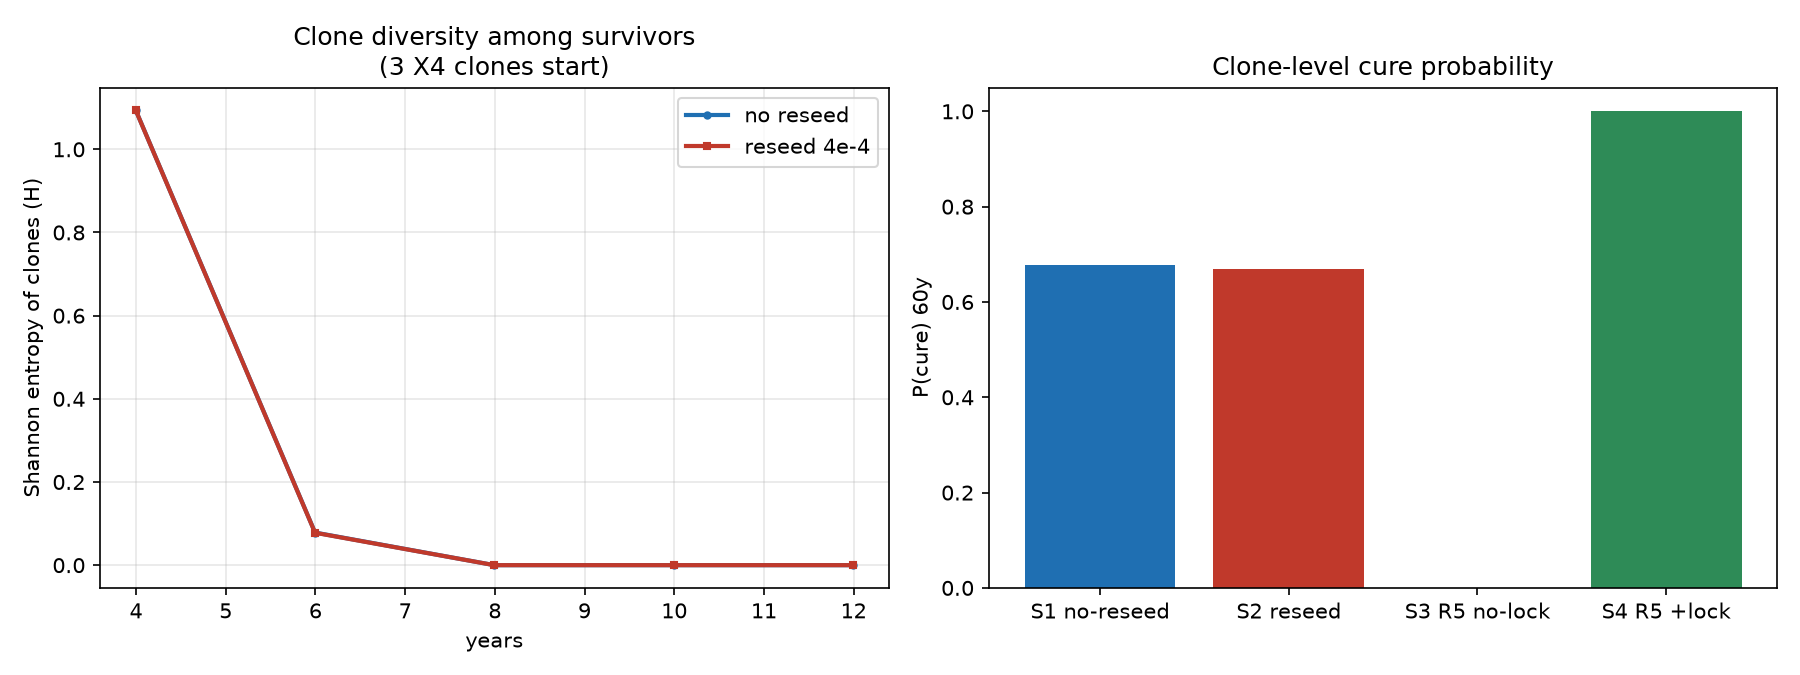

Here is the Python script that generated this plot:
"""clones.py — clone-level stochastic reservoir dynamics.

The survival question isn't just "how many cells" but "how many distinct
clonal proviruses" — and critically whether a reactivation burst can RE-SEED
new latent clones (the "reservoir feeds itself" persistence loop).

Each surviving latent cell belongs to a clone (one integration event). Daily:
  reactivate (removed; if resettable viremia exists, with prob f_reseed the
              burst seeds a NEW clone),
  die, or divide (clone grows, stays same clone).
Strains R5/X4 tracked separately; CCR5 knockout blocks R5 reactivation spread.

Deliverables:
  S1 3 X4 clones x1 cell, no reseed          -> P(cure) ~ baseline die-roll
  S2 same, WITH reseed 4e-4 / reactivation   -> persistence loop appears
  S3 40 R5 clones x5 cells, no CCR5          -> R5 bombs, P(cure) low
  S4 40 R5 clones x5 cells, CCR5 locked      -> R5 neutered, HIGHLY cured
  + diversity (Shannon entropy over clones) trajectory for S1 vs S2.
"""
import warnings, time
import numpy as np
warnings.filterwarnings("ignore")
from model import P
from stoch_tail import R0_strain
import matplotlib; matplotlib.use("Agg")
import matplotlib.pyplot as plt

Y = 365.25

def clone_sim(sizes5, sizes4, w, art_until=1460.0, t0=1460.0,
              ccr5_eff=0.0, f_reseed=0.0, R=1500, horizon=60*Y, seed=9):
    """MC over R trajectories of clone-structured reservoirs.

    sizes5/sizes4: (list of clone sizes) per strain, per initial trajectory.
    Returns (P_cure, meanH_t) where H_t = Shannon entropy of clone sizes
    averaged over live trajectories at sampled years.
    """
    rng = np.random.default_rng(seed)
    a0, d_l, rho = w["a0"], w["d_l"], w["rho"]
    p_r, p_d, p_div = 1-np.exp(-a0), 1-np.exp(-d_l), 1-np.exp(-rho)
    R05 = R0_strain(w, 1.0, ccr5_eff)
    R04 = R0_strain(w, w["rho4"], 0.0)
    p5t = 1 - 1/max(R05, 1.0) if R05 > 1 else 0.0
    p4t = 1 - 1/max(R04, 1.0) if R04 > 1 else 0.0

    # per trajectory: row = (clone_id, size, strain) simulation via compact
    # representation: for each trajectory keep two lists of clone sizes
    traj = []
    for _ in range(R):
        c5 = list(sizes5); c4 = list(sizes4)
        traj.append((c5, c4))
    live = np.ones(R, dtype=bool)
    cured = np.zeros(R, dtype=bool)
    t = float(t0)
    stem = []; H = []
    n_clone_max = 0   # global clone id counter (for reseeded clones)
    while t < horizon and live.any():
        spread = t >= art_until
        for i in np.where(live)[0]:
            c5, c4 = traj[i]
            for lst, strain, pt in ((c5, "5", p5t), (c4, "4", p4t)):
                n = len(lst)
                if n == 0 or sum(lst) == 0:
                    lst[:] = []
                    continue
                total = sum(lst)
                # reactivations and remove from specific clones (multinomial)
                r = int(rng.binomial(total, p_r))
                if r:
                    alloc = rng.multinomial(r, np.array(lst)/total)
                    nlst = [max(lst[k]-alloc[k], 0) for k in range(n)]
                    lst[:] = [s for s in nlst if s > 0]
                    # takeoff if this strain can spread (relapse -> kill traj)
                    if spread and pt > 0:
                        if rng.random() < (1-(1-pt)**r):
                            live[i] = False
                            lst[:] = []; c4[:] = []
                            continue
                    # reseeding: fresh integration sites from the burst
                    if f_reseed > 0 and rng.random() < (1-(1-f_reseed)**r):
                        lst.append(1)                 # brand-new clone
            # deaths (multinomial across clones, no strain change)
            for lst in (c5, c4):
                if not lst: continue
                n = len(lst); total = sum(lst)
                if total == 0:
                    lst[:] = []
                    continue
                dd = int(rng.binomial(total, p_d))
                if dd:
                    alloc = rng.multinomial(dd, np.array(lst)/total)
                    nlst = [max(lst[k]-alloc[k], 0) for k in range(n)]
                    lst[:] = [s for s in nlst if s > 0]
            # divisions (within clone: binomial per clone)
            for lst in (c5, c4):
                nb = len(lst)
                if nb == 0: continue
                add = rng.binomial(np.array(lst, dtype=np.int64), p_div)
                for k in range(nb):
                    lst[k] += int(add[k])
        # extinction within live trajectories
        for i in np.where(live)[0]:
            c5, c4 = traj[i]
            if not c5 and not c4:
                cured[i] = True; live[i] = False
        # sample entropy every ~2 years
        if int(t) % int(2*Y) == 0 and live.any():
            Hs = []
            for i in np.where(live)[0]:
                sizes = traj[i][0] + traj[i][1]
                tot = sum(sizes)
                if tot > 0:
                    pks = np.array(sizes)/tot
                    Hs.append(-(pks*np.log(pks)).sum())
            stem.append(t/Y); H.append(np.mean(Hs) if Hs else 0.0)
        t += 1.0
    H_t = (np.array(stem), np.array(H))
    return cured.sum()/R, H_t

def main():
    w = dict(P)
    print("clone-level stochastic dynamics (median world)")
    print(f"  R0_R5(no ccr5)={R0_strain(w,1.0,0.0):.2f}  "
          f"R0_R5(ccr5 .999)={R0_strain(w,1.0,0.999):.2f}  "
          f"R0_X4={R0_strain(w,w['rho4'],0.0):.2f}")
    S1, h1 = clone_sim([], [1,1,1], w, ccr5_eff=0.999, f_reseed=0.0)
    S2, h2 = clone_sim([], [1,1,1], w, ccr5_eff=0.999, f_reseed=4e-4)
    S3, _ = clone_sim([5]*40, [], w, ccr5_eff=0.0,  f_reseed=0.0)
    S4, _ = clone_sim([5]*40, [], w, ccr5_eff=0.999, f_reseed=0.0)
    print("\nS1  3 X4 clones x1, NO reseed          : P(cure) = %.3f" % S1)
    print("S2  3 X4 clones x1, reseed f=4e-4       : P(cure) = %.3f  <- persistence loop" % S2)
    print("S3  40 R5 clones x5, no CCR5 lock       : P(cure) = %.3f" % S3)
    print("S4  40 R5 clones x5, CCR5 lock 0.999    : P(cure) = %.3f" % S4)

    # diversity figure: Shannon entropy of surviving clone pool over time
    fig, (ax1, ax2) = plt.subplots(1, 2, figsize=(12, 4.5))
    ax1.plot(h1[0], h1[1], color="#1f6fb2", marker="o", ms=3, lw=2, label="no reseed")
    ax1.plot(h2[0], h2[1], color="#c0392b", marker="s", ms=3, lw=2, label="reseed 4e-4")
    ax1.set_xlabel("years"); ax1.set_ylabel("Shannon entropy of clones (H)")
    ax1.set_title("Clone diversity among survivors\n(3 X4 clones start)")
    ax1.legend(); ax1.grid(alpha=.3)
    ax2.bar(["S1 no-reseed", "S2 reseed", "S3 R5 no-lock", "S4 R5 +lock"],
            [S1, S2, S3, S4], color=["#1f6fb2", "#c0392b", "#7d3c98", "#2e8b57"])
    ax2.set_ylim(0, 1.05); ax2.set_ylabel("P(cure) 60y")
    ax2.set_title("Clone-level cure probability")
    plt.tight_layout(); plt.savefig("clones.png", dpi=150)
    print("\nsaved clones.png")

if __name__ == "__main__":
    t0 = time.time()
    main()
    print(f"[done in {time.time()-t0:.0f}s]")
